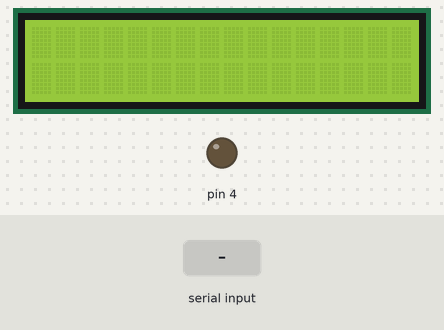
The sketch below on a simulated Arduino Mega 2560, built with avr-gcc and run on an emulated ATmega2560. On the bench: 16×2 character LCD, output pins drawn as LEDs (lit = HIGH). Inputs (shaded band) come from the test bench. What the sketch prints to the serial monitor is not drawn.

Above: at 1.2 s.
1.3 s: "2" received over the second serial link
At 1.9 s:
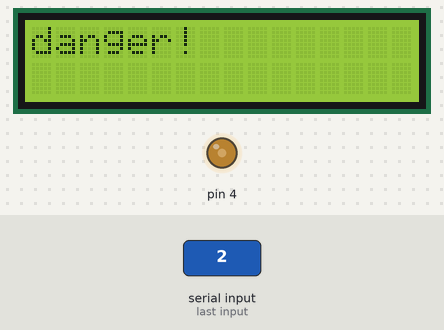
3.5 s: "1" received over the second serial link
At 3.9 s:
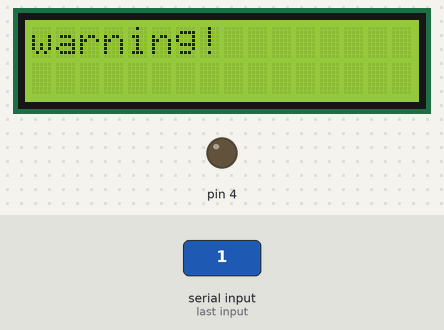
Timing chart, 0 to 6.5 s (numbered marks = the images above; inputs shaded):
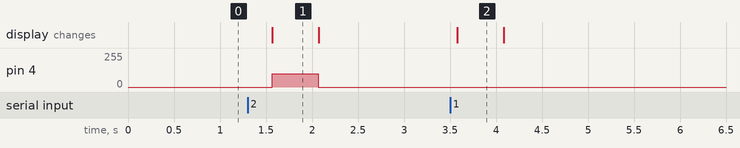

The sketch:

slave.ino
```cpp
#include <SoftwareSerial.h>
#include<LiquidCrystal.h>
LiquidCrystal lcd(44,45,46,47,48,49);

void setup() {
 Serial.begin(9600);
 Serial1.begin(9600);
 lcd.begin(16,2);
}

void loop() {
  char data =Serial1.read();
  Serial.print(data);
  if(data=='1'){
     lcd.write("warning!");
     analogWrite(4,0);
  }
  else if(data=='2'){
    lcd.write("danger!");
    analogWrite(4,100);
  }
  delay(500);
  analogWrite(4,0);
  lcd.clear();
}
```

Measured:
- after the input at 1.3 s, pin 4: 0/255 → 100/255 after 0.27 s, → 0/255 0.50 s later; the display: changes after 0.27 s (image 1)
- after the input at 3.5 s, the display: changes after 0.08 s (image 2)
- what the display in image 1 shows lasts 0.5 s, from 1.6 s to 2.1 s
